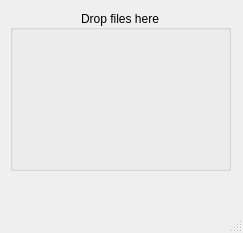
<?xml version="1.0" encoding="UTF-8"?>
<ui version="4.0">
 <class>MainWindow</class>
 <widget class="QMainWindow" name="MainWindow">
  <property name="geometry">
   <rect>
    <x>0</x>
    <y>0</y>
    <width>243</width>
    <height>233</height>
   </rect>
  </property>
  <property name="windowTitle">
   <string>InstaGo</string>
  </property>
  <widget class="QWidget" name="centralwidget">
   <widget class="QGroupBox" name="groupBox">
    <property name="geometry">
     <rect>
      <x>10</x>
      <y>10</y>
      <width>221</width>
      <height>161</height>
     </rect>
    </property>
    <property name="title">
     <string>Drop files here</string>
    </property>
    <property name="alignment">
     <set>Qt::AlignCenter</set>
    </property>
    <property name="checkable">
     <bool>false</bool>
    </property>
   </widget>
  </widget>
  <widget class="QMenuBar" name="menubar">
   <property name="geometry">
    <rect>
     <x>0</x>
     <y>0</y>
     <width>243</width>
     <height>30</height>
    </rect>
   </property>
  </widget>
  <widget class="QStatusBar" name="statusbar"/>
 </widget>
 <resources/>
 <connections/>
</ui>
